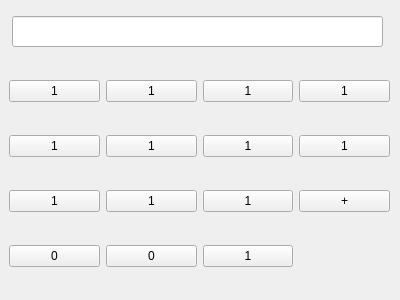
<?xml version="1.0" encoding="UTF-8"?>
<ui version="4.0">
 <class>Dialog</class>
 <widget class="QDialog" name="Dialog">
  <property name="geometry">
   <rect>
    <x>0</x>
    <y>0</y>
    <width>400</width>
    <height>300</height>
   </rect>
  </property>
  <property name="windowTitle">
   <string>Calculadora</string>
  </property>
  <widget class="QLineEdit" name="lineEditValue">
   <property name="geometry">
    <rect>
     <x>12</x>
     <y>16</y>
     <width>371</width>
     <height>31</height>
    </rect>
   </property>
  </widget>
  <widget class="QWidget" name="">
   <property name="geometry">
    <rect>
     <x>9</x>
     <y>53</y>
     <width>381</width>
     <height>241</height>
    </rect>
   </property>
   <layout class="QGridLayout" name="gridLayout">
    <item row="0" column="1">
     <widget class="QPushButton" name="pushButton1_11">
      <property name="focusPolicy">
       <enum>Qt::TabFocus</enum>
      </property>
      <property name="text">
       <string>1</string>
      </property>
      <property name="autoDefault">
       <bool>false</bool>
      </property>
     </widget>
    </item>
    <item row="1" column="0">
     <widget class="QPushButton" name="pushButton1_9">
      <property name="focusPolicy">
       <enum>Qt::TabFocus</enum>
      </property>
      <property name="text">
       <string>1</string>
      </property>
      <property name="autoDefault">
       <bool>false</bool>
      </property>
     </widget>
    </item>
    <item row="2" column="1">
     <widget class="QPushButton" name="pushButton2">
      <property name="focusPolicy">
       <enum>Qt::TabFocus</enum>
      </property>
      <property name="text">
       <string>1</string>
      </property>
      <property name="autoDefault">
       <bool>false</bool>
      </property>
     </widget>
    </item>
    <item row="1" column="2">
     <widget class="QPushButton" name="pushButton1_7">
      <property name="focusPolicy">
       <enum>Qt::TabFocus</enum>
      </property>
      <property name="text">
       <string>1</string>
      </property>
      <property name="autoDefault">
       <bool>false</bool>
      </property>
     </widget>
    </item>
    <item row="2" column="3">
     <widget class="QPushButton" name="pushButtonSoma">
      <property name="focusPolicy">
       <enum>Qt::TabFocus</enum>
      </property>
      <property name="text">
       <string>+</string>
      </property>
      <property name="autoDefault">
       <bool>false</bool>
      </property>
     </widget>
    </item>
    <item row="2" column="2">
     <widget class="QPushButton" name="pushButton1_4">
      <property name="focusPolicy">
       <enum>Qt::TabFocus</enum>
      </property>
      <property name="text">
       <string>1</string>
      </property>
      <property name="autoDefault">
       <bool>false</bool>
      </property>
     </widget>
    </item>
    <item row="2" column="0">
     <widget class="QPushButton" name="pushButton1">
      <property name="focusPolicy">
       <enum>Qt::TabFocus</enum>
      </property>
      <property name="text">
       <string>1</string>
      </property>
      <property name="autoDefault">
       <bool>false</bool>
      </property>
     </widget>
    </item>
    <item row="1" column="3">
     <widget class="QPushButton" name="pushButton1_6">
      <property name="focusPolicy">
       <enum>Qt::TabFocus</enum>
      </property>
      <property name="text">
       <string>1</string>
      </property>
      <property name="autoDefault">
       <bool>false</bool>
      </property>
     </widget>
    </item>
    <item row="3" column="1">
     <widget class="QPushButton" name="pushButton0_2">
      <property name="focusPolicy">
       <enum>Qt::TabFocus</enum>
      </property>
      <property name="text">
       <string>0</string>
      </property>
      <property name="autoDefault">
       <bool>false</bool>
      </property>
      <property name="flat">
       <bool>false</bool>
      </property>
     </widget>
    </item>
    <item row="3" column="0">
     <widget class="QPushButton" name="pushButton0">
      <property name="focusPolicy">
       <enum>Qt::TabFocus</enum>
      </property>
      <property name="text">
       <string>0</string>
      </property>
      <property name="autoDefault">
       <bool>false</bool>
      </property>
      <property name="flat">
       <bool>false</bool>
      </property>
     </widget>
    </item>
    <item row="3" column="2">
     <widget class="QPushButton" name="pushButton1_2">
      <property name="focusPolicy">
       <enum>Qt::TabFocus</enum>
      </property>
      <property name="text">
       <string>1</string>
      </property>
      <property name="autoDefault">
       <bool>false</bool>
      </property>
     </widget>
    </item>
    <item row="0" column="3">
     <widget class="QPushButton" name="pushButton1_13">
      <property name="focusPolicy">
       <enum>Qt::TabFocus</enum>
      </property>
      <property name="text">
       <string>1</string>
      </property>
      <property name="autoDefault">
       <bool>false</bool>
      </property>
     </widget>
    </item>
    <item row="0" column="2">
     <widget class="QPushButton" name="pushButton1_12">
      <property name="focusPolicy">
       <enum>Qt::TabFocus</enum>
      </property>
      <property name="text">
       <string>1</string>
      </property>
      <property name="autoDefault">
       <bool>false</bool>
      </property>
     </widget>
    </item>
    <item row="1" column="1">
     <widget class="QPushButton" name="pushButton1_8">
      <property name="focusPolicy">
       <enum>Qt::TabFocus</enum>
      </property>
      <property name="text">
       <string>1</string>
      </property>
      <property name="autoDefault">
       <bool>false</bool>
      </property>
     </widget>
    </item>
    <item row="0" column="0">
     <widget class="QPushButton" name="pushButton1_10">
      <property name="focusPolicy">
       <enum>Qt::TabFocus</enum>
      </property>
      <property name="text">
       <string>1</string>
      </property>
      <property name="autoDefault">
       <bool>false</bool>
      </property>
     </widget>
    </item>
   </layout>
  </widget>
 </widget>
 <resources/>
 <connections>
  <connection>
   <sender>pushButton1</sender>
   <signal>clicked()</signal>
   <receiver>lineEditValue</receiver>
   <slot>clear()</slot>
   <hints>
    <hint type="sourcelabel">
     <x>54</x>
     <y>199</y>
    </hint>
    <hint type="destinationlabel">
     <x>197</x>
     <y>31</y>
    </hint>
   </hints>
  </connection>
 </connections>
</ui>
